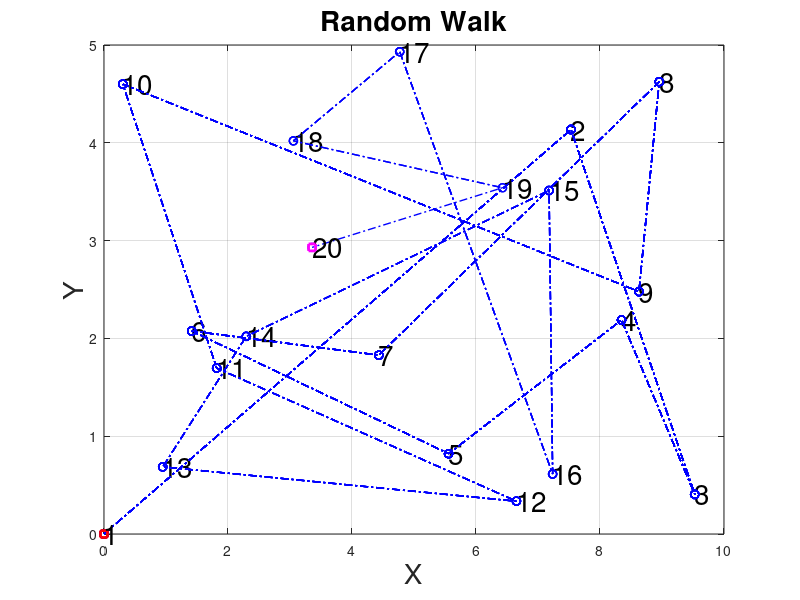

Reproduce this figure in MATLAB.
% Clearprocess
clc;    % Clear the command window.
clearvars;
close all;  % Close all figures (except those of imtool.)
workspace;  % Make sure the workspace panel is showing.
fontSize = 20;
format compact;
 
% Ask user for a number of steps to take.

prompt = {'Enter the number of steps to take: ','Enter the lenght of the Road: ','Enter the width of the Road: '};
titleBar = 'Enter an integer value';
defaultans = {'20','10','5'};
answer = inputdlg(prompt,titleBar,1,defaultans);

if isempty(answer),return, end% Bail out if they clicked Cancel.
integerstepValue = round(str2double(cell2mat(answer(1))));
integerlenghtValue = round(str2double(cell2mat(answer(2))));
integerwidthValue = round(str2double(cell2mat(answer(3))));
% Check for a valid integer.
if isnan(integerstepValue)
    % They entered a character, symbols, or something else not allowed.
    uiwait(errordlg('Stop being stupid, stupid! I said it had to be an integer.')),return
end
if isnan(integerlenghtValue)
    % They entered a character, symbols, or something else not allowed.
    uiwait(errordlg('Stop being stupid, stupid! I said it had to be an integer.')),return
end
if isnan(integerwidthValue)
    % They entered a character, symbols, or something else not allowed.
    uiwait(errordlg('Stop being stupid, stupid! I said it had to be an integer.')),return
end


numberOfSteps = integerstepValue;
deltax = integerlenghtValue*rand(numberOfSteps);
deltay = integerwidthValue*rand(numberOfSteps);
xy = zeros(numberOfSteps,2);


for step = 2 : numberOfSteps
    
    if xy(step,1) <= (integerlenghtValue-1)
        % Walk in the x direction.
        xy(step, 1) = xy(step, 1) + deltax(step);	
        % Walk in the y direction.
        xy(step, 2) = xy(step, 2) + deltay(step);
    end

    
    if xy(step,1) > (integerlenghtValue-1) && xy(step,2) < ((integerwidthValue/2) +1) && ((integerwidthValue/2) -1) < xy(step,2)     
        % Walk in the x direction.
        xy(step+1, 1) = integerlenghtValue;	
        % Walk in the y direction.
        xy(step+1, 2) = integerwidthValue/2;
    end

    % Now plot the walk so far.
    xCoords = xy(1:step, 1);
    yCoords = xy(1:step, 2);
    plot(xCoords, yCoords, 'bo-.', 'LineWidth', 1);
    hold on;
    textLabel = sprintf('%d', step);
    text(xCoords(end), yCoords(end), textLabel, 'fontSize', fontSize);
    
    if (sum((xy(step,:)-[ integerlenghtValue,integerwidthValue/2 ]).^2) < 1e-3)
        break
    end

end  



% Mark the first point in red.
hold on;
plot(xy(1,1), xy(1,2), 'rs', 'LineWidth', 2, 'MarkerSize', 5);
textLabel = '1';
text(xy(1,1), xy(1,2), textLabel, 'fontSize', fontSize);
grid on;


% Mark the last point in red.
plot(xCoords(end), yCoords(end), 'ms', 'LineWidth', 2, 'MarkerSize', 5);
title('Random Walk', 'FontSize', fontSize);
xlabel('X', 'FontSize', fontSize);
ylabel('Y', 'FontSize', fontSize);
% Enlarge figure to full screen.
set(gcf, 'units','normalized','outerposition',[0 0 1 1]);


% Calculate the distance from the origin.
distanceFromOrigin = hypot(xCoords(end), yCoords(end));
message = sprintf('Done with demo!\nDistance of endpoint from origin = %.3f', distanceFromOrigin);
msgbox(message);